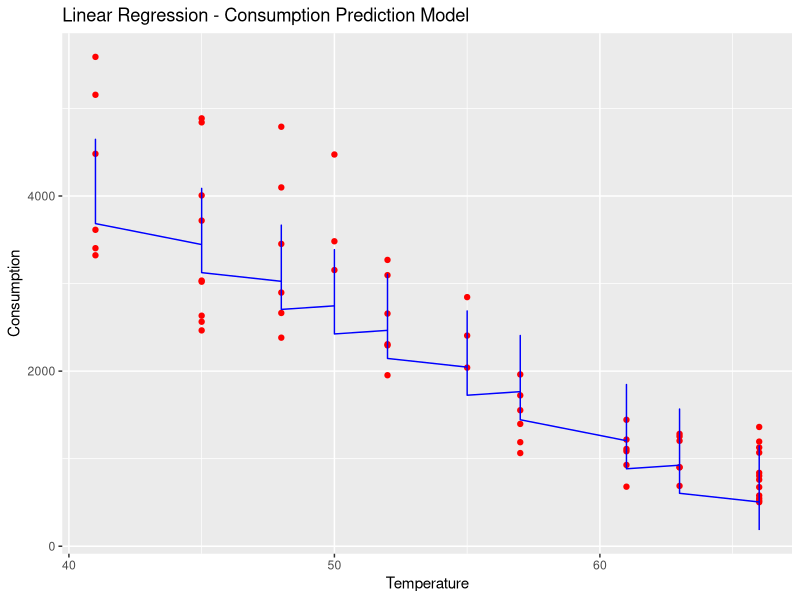
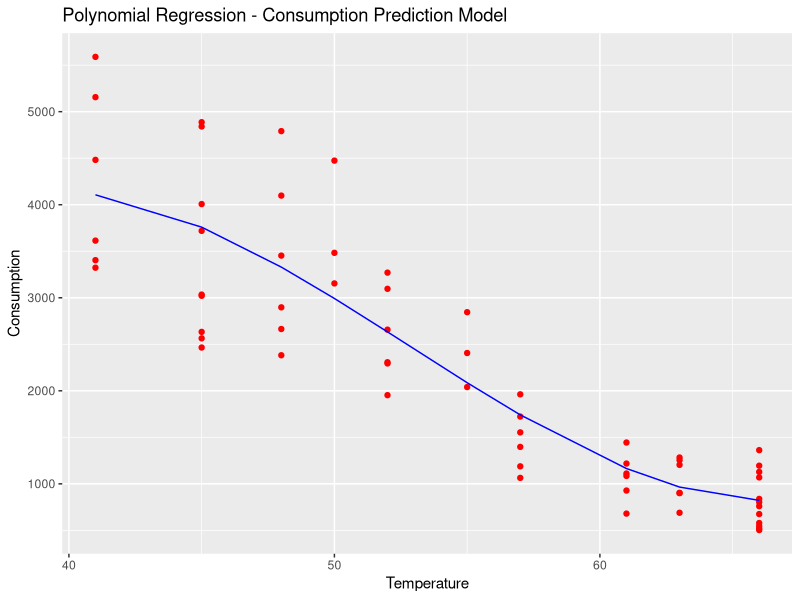
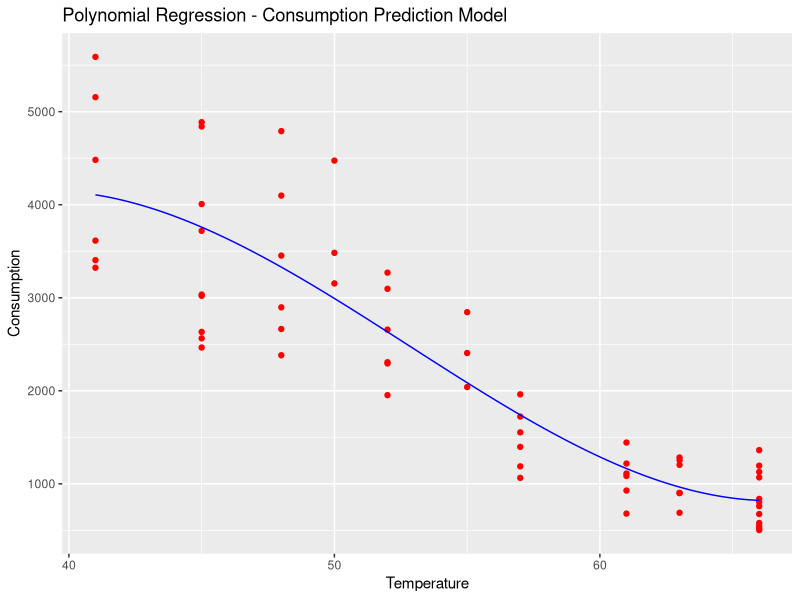

Write R code to recreate these figures, in order. (Note: this script raises an error after producing the figures.)
# Polynomial Regression

# Importing the dataset
dataset = read.csv('Data.csv')

# Splitting the dataset into the Training set and Test set
library(caTools)
set.seed(123)
split = sample.split(dataset$Consumption, SplitRatio = 0.80)
training_set = subset(dataset, split == TRUE)
test_set = subset(dataset, split == FALSE)

# Fitting Linear Regression to the dataset
lin_reg = lm(formula = Consumption ~ .,
             data = training_set)
summary(lin_reg)

lin_reg = lm(formula = Consumption ~ Temp + Bedrooms,
             data = training_set)
summary(lin_reg)


# Predicting the Test set results
y_pred = predict(lin_reg, newdata = test_set)

summary(y_pred)
# Visualising the Linear Regression results
# install.packages('ggplot2')
library(ggplot2)
ggplot() +
  geom_point(aes(x = dataset$Temp, y = dataset$Consumption),
             colour = 'red') +
  geom_line(aes(x = dataset$Temp, y = predict(lin_reg, newdata = dataset)),
            colour = 'blue') +
  ggtitle('Linear Regression - Consumption Prediction Model') +
  xlab('Temperature') +
  ylab('Consumption')

# Fitting Polynomial Regression to the dataset
dataset$Temp2 = dataset$Temp^2
dataset$Temp3 = dataset$Temp^3
poly_reg = lm(formula = Consumption ~  Temp + Temp2 + Temp3 ,
              data = dataset)


# Visualising the Polynomial Regression results
# install.packages('ggplot2')
library(ggplot2)
ggplot() +
  geom_point(aes(x = dataset$Temp, y = dataset$Consumption),
             colour = 'red') +
  geom_line(aes(x = dataset$Temp, y = predict(poly_reg, newdata = dataset)),
            colour = 'blue') +
  ggtitle('Polynomial Regression - Consumption Prediction Model') +
  xlab('Temperature') +
  ylab('Consumption')

# Visualising the Regression Model results (for higher resolution and smoother curve)
# install.packages('ggplot2')
library(ggplot2)
x_grid = seq(min(dataset$Temp), max(dataset$Temp), 0.1)
ggplot() +
  geom_point(aes(x = dataset$Temp, y = dataset$Consumption),
             colour = 'red') +
  geom_line(aes(x = x_grid, y = predict(poly_reg,
                                        newdata = data.frame(Temp = x_grid,
                                                             Temp2 = x_grid^2,
                                                             Temp3 = x_grid^3))),
            colour = 'blue') +
  ggtitle('Polynomial Regression - Consumption Prediction Model') +
  xlab('Temperature') +
  ylab('Consumption')

# Predicting a new result with Linear Regression
predict(lin_reg, data.frame(Temp = 51, Bedrooms = 3))

# Predicting a new result with Polynomial Regression
predict(poly_reg, data.frame(Level = 6.5,
                             Level2 = 6.5^2,
                             Level3 = 6.5^3,
                             Level4 = 6.5^4))
